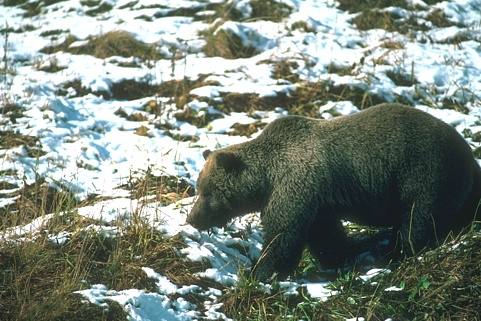
%> input picture matlab_src/Data/BSD300/train/100098.jpg, 481 x 321 px; its folder holds 4 pictures in this run
$ octave Demo_Dictionary_Training.m   (GNU Octave 9; MATLAB toolbox functions it lacks are replaced by stand-ins)
%> lines starting %> are read from the running program, lines starting %| are printed output that depends on the picture
### matlab_src/rnd_smp_patch.m
function [Xh, Xl] = rnd_smp_patch(img_path, type, patch_size, num_patch, upscale)
%> called with img_path = 'Data/BSD300/train', type = '*.jpg', patch_size = 5, num_patch = 100000, upscale = 2

img_dir = dir(fullfile(img_path, type));

Xh = [];
Xl = [];

img_num = length(img_dir);
nper_img = zeros(1, img_num);

for ii = 1:length(img_dir),
    im = imread(fullfile(img_path, img_dir(ii).name));
%> im is the input picture: size 321x481x3 uint8; mean R, G, B 124.8, 135.2, 125
    nper_img(ii) = prod(size(im));
end

nper_img = floor(nper_img*num_patch/sum(nper_img));

for ii = 1:img_num,
    patch_num = nper_img(ii);
    im = imread(fullfile(img_path, img_dir(ii).name));
    [H, L] = sample_patches(im, patch_size, patch_num, upscale);
    Xh = [Xh, H];
    Xl = [Xl, L];
end

%%%% RJ- commented out saving...
% patch_path = ['Training/rnd_patches_' num2str(patch_size) '_' num2str(num_patch) '_s' num2str(upscale) '.mat'];
% save(patch_path, 'Xh', 'Xl');

### matlab_src/sample_patches.m
function [HP, LP] = sample_patches(im, patch_size, patch_num, upscale)
%> called with patch_size = 5, patch_num = 25000, upscale = 2

if size(im, 3) == 3,
    hIm = rgb2gray(im);
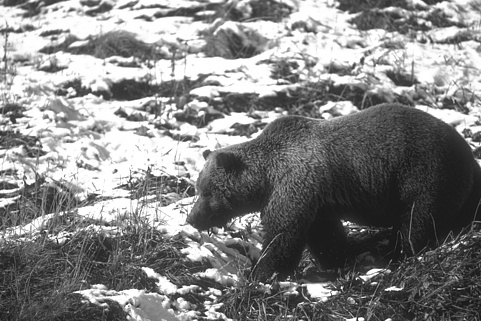
%> hIm: size 321x481 uint8; min 16, max 255, mean 131
else
    hIm = im;
end

% generate low resolution counter parts
lIm = imresize(hIm, 1/upscale, 'bicubic');
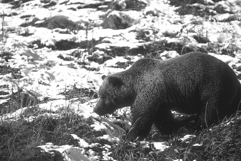
%> lIm: size 161x241 uint8; min 24, max 255, mean 130.9
lIm = imresize(lIm, size(hIm), 'bicubic');
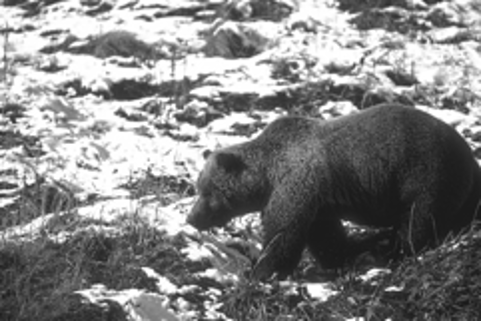
%> lIm: size 321x481 uint8; min 22, max 255, mean 130.8
[nrow, ncol] = size(hIm);
%> nrow = 321; ncol = 481

x = randperm(nrow-2*patch_size-1) + patch_size;
y = randperm(ncol-2*patch_size-1) + patch_size;

[X,Y] = meshgrid(x,y);

xrow = X(:);
ycol = Y(:);

if patch_num < length(xrow),
    xrow = xrow(1:patch_num);
    ycol = ycol(1:patch_num);
end

patch_num = length(xrow);
%> patch_num = 25000

%> the run ends on the next line
hIm = double(hIm);
lIm = double(lIm);

HP = zeros(patch_size^2,     length(xrow));
LP = zeros(4*patch_size^2,   length(xrow));

% compute the first and second order gradients
hf1 = [-1,0,1];
vf1 = [-1,0,1]';

lImG11 = conv2(lIm, hf1,'same');
lImG12 = conv2(lIm, vf1,'same');

hf2 = [1,0,-2,0,1];
vf2 = [1,0,-2,0,1]';

lImG21 = conv2(lIm,hf2,'same');
lImG22 = conv2(lIm,vf2,'same');

for ii = 1:patch_num
    row = xrow(ii);
    col = ycol(ii);

    Hpatch = hIm(row:row+patch_size-1,col:col+patch_size-1);

    Lpatch1 = lImG11(row:row+patch_size-1,col:col+patch_size-1);
    Lpatch2 = lImG12(row:row+patch_size-1,col:col+patch_size-1);
    Lpatch3 = lImG21(row:row+patch_size-1,col:col+patch_size-1);
    Lpatch4 = lImG22(row:row+patch_size-1,col:col+patch_size-1);

    Lpatch = [Lpatch1(:),Lpatch2(:),Lpatch3(:),Lpatch4(:)];
    Lpatch = Lpatch(:);

    HP(:,ii) = Hpatch(:)-mean(Hpatch(:));
    LP(:,ii) = Lpatch;
end

### matlab_src/Demo_Dictionary_Training.m
% ========================================================================
% Demo codes for dictionary training by joint sparse coding
%
% Reference
%   J. Yang et al. Image super-resolution as sparse representation of raw
%   image patches. CVPR 2008.
%   J. Yang et al. Image super-resolution via sparse representation. IEEE
%   Transactions on Image Processing, Vol 19, Issue 11, pp2861-2873, 2010
%
% Jianchao Yang
% ECE Department, University of Illinois at Urbana-Champaign
% For any questions, send email to jyang29@uiuc.edu
% =========================================================================

clear all; clc; close all;
addpath(genpath('RegularizedSC'));

TR_IMG_PATH = 'Data/BSD300/train';

dict_size   = 512;          % dictionary size
lambda      = 0.15;         % sparsity regularization
patch_size  = 5;            % image patch size
nSmp        = 100000;       % number of patches to sample
upscale     = 2;            % upscaling factor

% randomly sample image patches
[Xh, Xl] = rnd_smp_patch(TR_IMG_PATH, '*.jpg', patch_size, nSmp, upscale);
